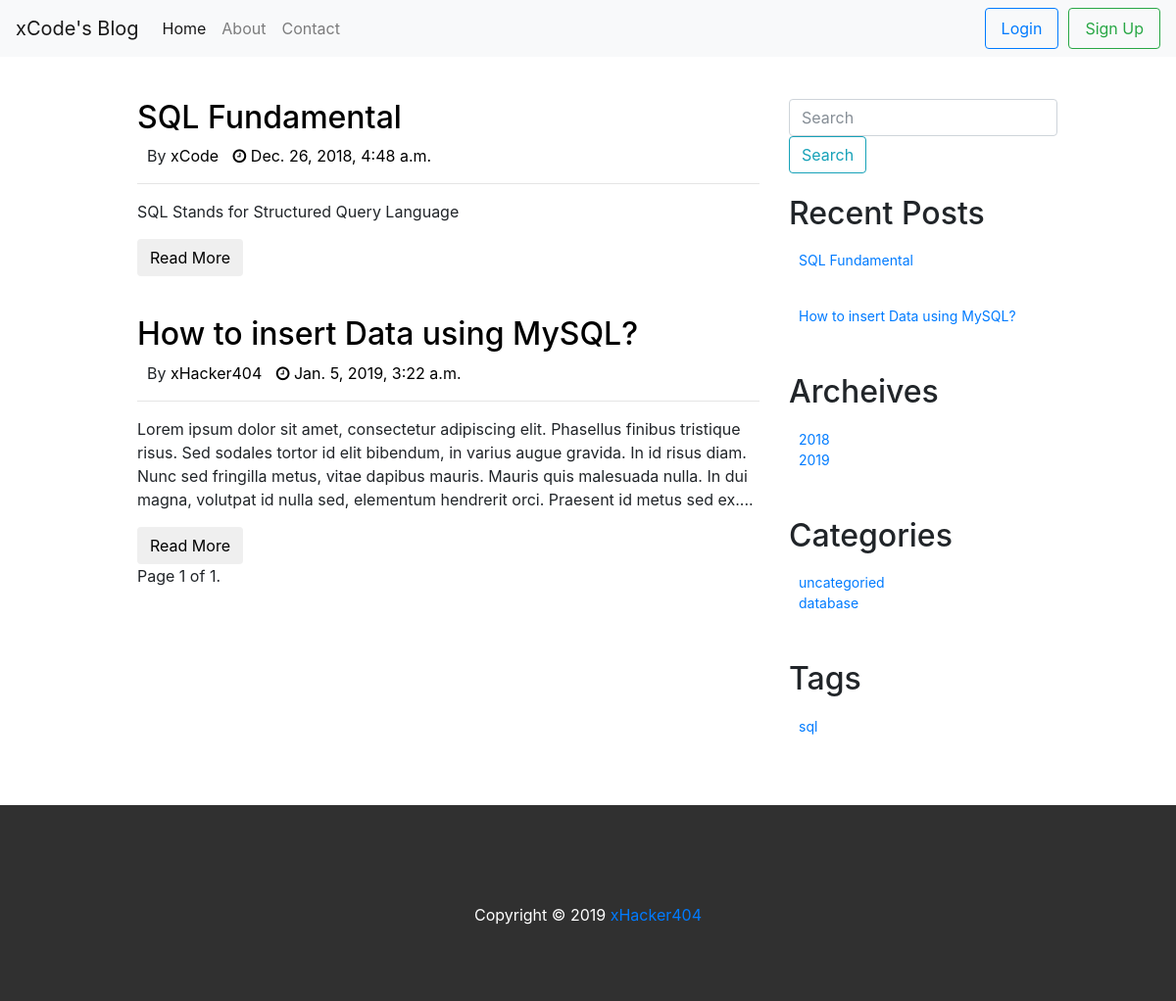
The app's page /, older data.
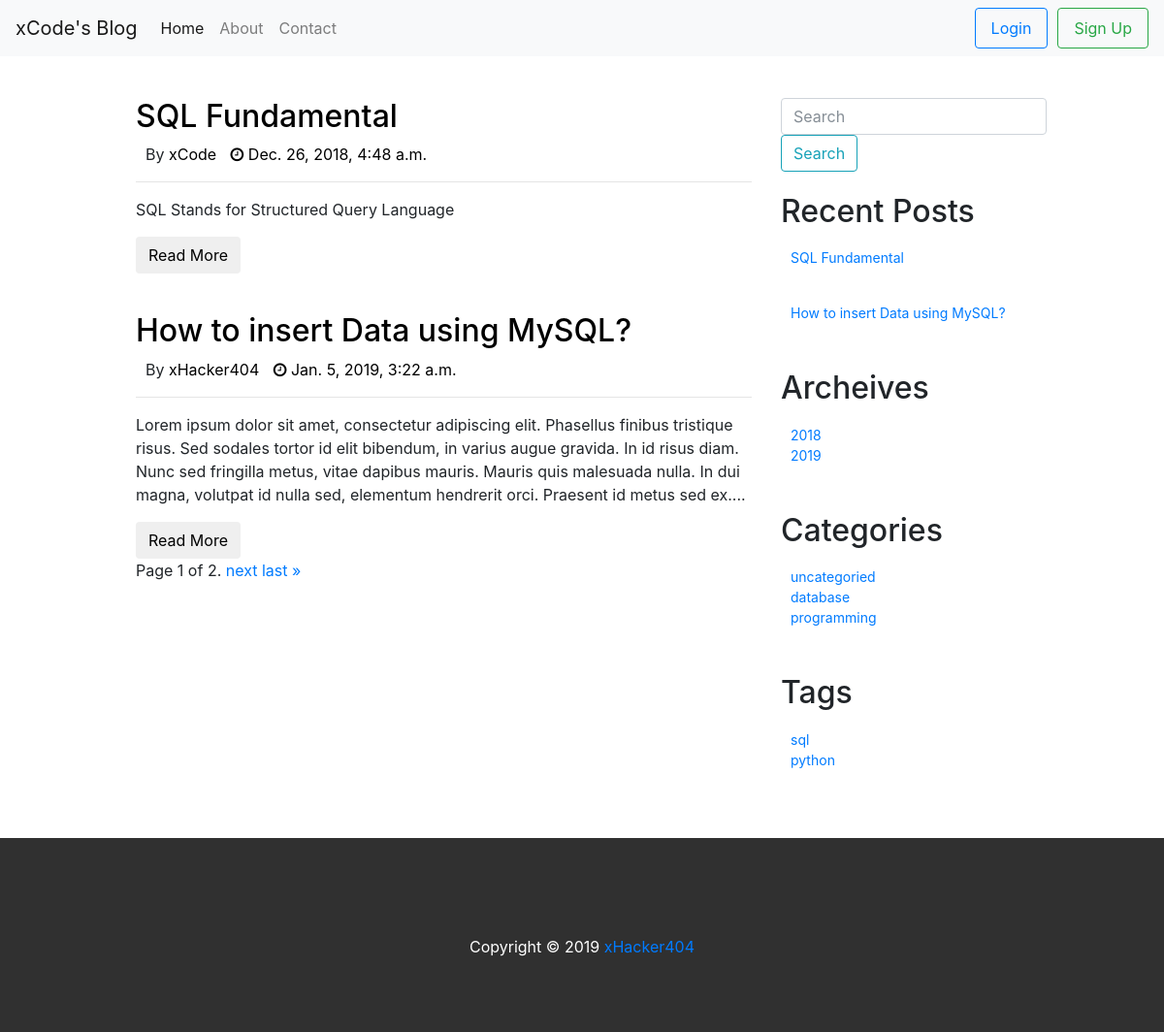
The same page, newer data.
### blog/models.py (models this page shows, shortened)
class Post(models.Model):
    title = models.CharField(max_length=250,unique=True)
    content = models.CharField(max_length=1000)
    tag = models.CharField(max_length=100,default='sql')
    category = models.CharField(max_length=150, default='uncategoried')
    featured_img = models.ImageField(upload_to='featured_images', blank=True)
    author = models.CharField(max_length=100, default="xHacker404")
    published_date = models.DateTimeField()

### blog/views.py (the view)
# urls.py: path('', views.index, name="index"),
def index(request):
    post_list = Post.objects.order_by('published_date')
    years = []
    tags = []
    categories = []
    for post in post_list :
        year = post.published_date.year
        tag = post.tag
        category = post.category
        if year not in years:
            years.append(year)
        if tag not in tags:
            tags.append(tag)
        if category not in categories:
            categories.append(category)
    paginator = Paginator(post_list, 2) # Show 2 posts per page
    page = request.GET.get('page')
    posts = paginator.get_page(page)
    my_dict = {'posts':posts, 'years':years, 'tags':tags, 'categories':categories}
    return render(request, 'blog/index.html', context=my_dict)

### templates/blog/index.html (shortened to what this page needs)
<!DOCTYPE html>
{% extends 'blog/base.html'%}
{% block post_block %}
<div class="col-md-7">
	{% if posts %}
			{% for post in posts %}
		<div class="post">
        <h2><a href="blog/posts/{{post.id}}/"> {{ post.title}} </a></h2>
        <ul>
            <li>By  <a href="blog/author/{{post.author}}">{{ post.author}}</a></li>
            <li><a href="blog/{{post.published_date.year}}/{{post.published_date.month}}/{{post.published_date.day}}"> <i class="fa fa-clock-o" aria-hidden="true"></i> {{ post.published_date }}</a></li>
        </ul>
        <hr>
        <p>{{post.content}}</p>
        <button class="btn"><a href="blog/posts/{{post.id}}">Read More</a></button>
    </div>
		{% endfor %}
		<div class="pagination">
    <span class="step-links">
        <span class="current">
            Page {{ posts.number }} of {{ posts.paginator.num_pages }}.
        </span>
        {% if posts.has_next %}
            <a href="?page={{ posts.next_page_number }}">next</a>
            <a href="?page={{ posts.paginator.num_pages }}">last &raquo;</a>
        {% endif %}
    </span>
  </div>
		{% else %}
		<p>Sorry!! No post has been found!!!</p>
		{% endif %}
</div>
{% endblock %}

### templates/blog/base.html (shortened to what this page needs)
<!DOCTYPE html>
{% load staticfiles %}
<html lang="us">
<head>
    <link href="{% static "css/bootstrap.min.css" %}"rel="stylesheet" type="text/css">
    <link href="{% static "css/jquery-ui.css" %}" rel="stylesheet">
    <link rel="stylesheet" href="https://cdnjs.cloudflare.com/ajax/libs/font-awesome/4.7.0/css/font-awesome.min.css">
    <link href="{% static "css/style.css" %}" rel="stylesheet" type="text/css">
</head>
<body>
		<div class="row">
        <div class="col-md-12">
            <nav class="navbar navbar-expand-lg navbar-light bg-light fixed-top">
              <a class="navbar-brand" href="index.html">xCode's Blog</a>
              <div class="collapse navbar-collapse" id="navbarSupportedContent">
                <ul class="navbar-nav mr-auto">
                  <li class="nav-item active">
                    <a class="nav-link" href="{% url 'index'%}">Home <span class="sr-only">(current)</span></a>
                  </li>
                  <li class="nav-item">
                    <a class="nav-link" href="#">About</a>
                  </li>
                  <li class="nav-item">
                    <a class="nav-link " href="#">Contact</a>
                  </li>
                </ul>
                <form class="form-inline my-2 my-lg-0">
									{% if user.is_authenticated %}
									<a class="nav-link btn btn-outline-primary" href="{% url 'blog:logout' %}" >Logout</a>
                  <h2 style="font-size:24px; padding-left:10px"> Hello {{user.username}} </h2>
									{% else %}
									<a class="nav-link btn btn-outline-primary" href="{% url 'blog:user_login' %}" >Login</a>
                  <a class="nav-link btn btn-outline-success" href="{% url 'blog:sign-up'%}" style="margin-left: 10px">Sign Up</a>
									{% endif %}
								</form>
              </div>
         </nav>
        </div>
    </div>
    <div class="container">
        <div class="row" style="margin-top:100px ">
            <div class="col-md-1" id="left-sidebar"></div>
            {% block post_block %}
            {% endblock %}
            <div class="col-md-4" id="right-sidebar">
                <form class="form-inline">
                    <input class="form-control mr-sm-2" type="text" placeholder="Search">
                    <button class="btn btn-outline-info my-2 my-sm-0" type="submit">Search</button>
               </form>
                 <div class="widget">
                    <h2>Recent Posts</h2>
										{% if posts %}
											{% for post in posts %}
										<ul>
                        <li> <a href="blog/posts/{{post.id}}">{{post.title}}</a> </li>
                    </ul>
											{% endfor %}
										{% else %}
										<p>No Recent Post!</p>
										{% endif %}
                </div>
                <div class="widget">
                    <h2>Archeives</h2>
                    <ul>
											  {% for year in years %}
												<li> <a href="blog/{{ year}}" />{{ year }}</a> </li>
                        {% endfor %}
                    </ul>
                </div>
                <div class="widget">
                    <h2>Categories</h2>
                    <ul>
											{% for category in categories %}
											<li> <a href="blog/category/{{ category }}" />{{ category }}</a> </li>
											{% endfor %}
                    </ul>
                </div>
                <div class="widget">
                    <h2>Tags</h2>
                    <ul>
											{% for tag in tags %}
											<li> <a href="blog/tag/{{ tag }}" />{{ tag }}</a> </li>
											{% endfor %}
                    </ul>
                </div>
            </div>
        </div>
    </div>
    <div class="row">
            <div class="col-md-12">
                <footer>
                    Copyright &copy; 2019 <a href="http://xHacker404.com">xHacker404</a>
                </footer>
            </div>
    </div>
</body>
</html>

### static/css/style.css (style rules this page uses)
.widget { margin-top:22px; }
.widget ul { padding: 10px; display:inline-block; }
.widget ul li { list-style-type:none; display: block; color:blue; font-size:14px; margin-left:0; }
.post:first-child { margin-top:0px; }
.post { margin-top:40px; }
.post a { text-decoration: none; color: black; }
.post ul { padding: 0; }
.post ul li { list-style: none; display: inline; margin-left:10px; }
footer { background:#303030; color:white; text-align: center; padding:100px; height:200px; margin-top:44px; }

Row changes from the older to the newer data that the page shows:
added Post: categories "programming", tags "python"
Text that changed along with them:
{{ posts.paginator.num_pages }}: "1" → "2"
text now shown: "next last »"
